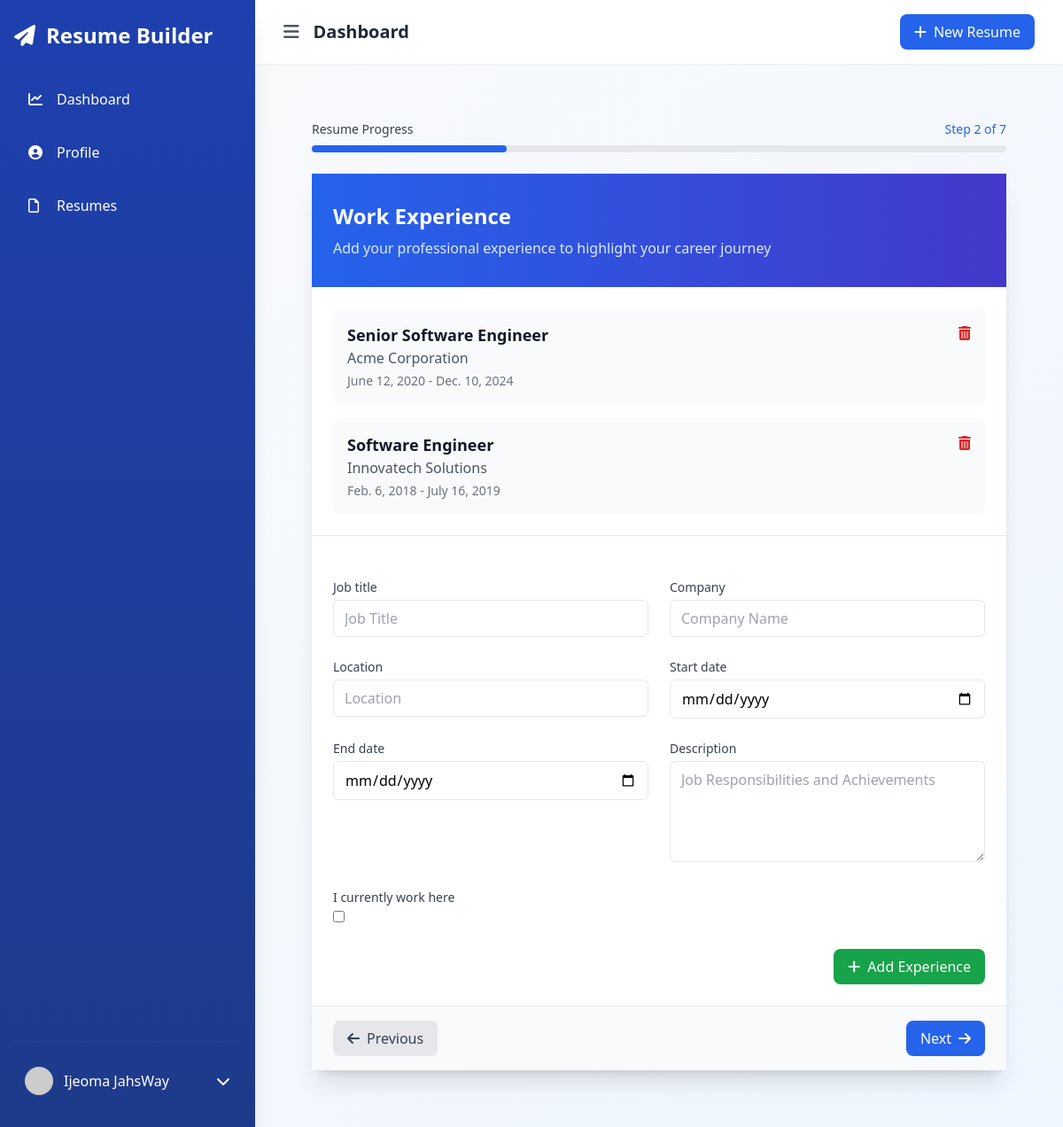
The app's page /resumes/novas-resume-962922d6/work-experience/ (signed in) with its own data.
### resumes/models.py (models this page shows)
class WorkExperience(models.Model):
    resume = models.ForeignKey(Resume, on_delete=models.CASCADE)
    job_title = models.CharField(max_length=100)
    company = models.CharField(max_length=100)
    location = models.CharField(max_length=100)
    start_date = models.DateField()
    end_date = models.DateField(null=True, blank=True)
    description = models.TextField()

### resumes/views.py (the view)
# urls.py: path('<slug:resume_slug>/work-experience/', views.work_experience, name='resume_work_experience'),
@login_required
def work_experience(request, resume_slug):
    resume = get_object_or_404(Resume, slug=resume_slug, user=request.user)
    work_experiences = resume.workexperience_set.all()
    if request.method == 'POST':
        form = WorkExperienceForm(request.POST)
        if form.is_valid():
            work_exp = form.save(commit=False)
            work_exp.resume = resume
            work_exp.save()
            messages.success(request, 'Work experience added successfully.')
            return redirect('resume_work_experience', resume_slug=resume.slug)
    else:
        form = WorkExperienceForm()
    return render(request, 'resumes/work_experience.html', {
        'form': form,
        'work_experiences': work_experiences,
        'resume': resume,
        'section': 'work_experience'
    })

### core/context_processors.py (called while the page is built)
def site_settings(request):
    try:
        settings = SiteSettings.objects.first()
        templates = ResumeTemplate.objects.filter(is_active=True).order_by('?')
        return {
            'site_settings': settings,
            'featured_templates': templates
        }
    except:
        return {
            'site_settings': None,
            'featured_templates': []
        }

### resumes/templates/resumes/work_experience.html (shortened to what this page needs)
{% extends "accounts/dashboard_base.html" %}
{% block content %}
<div class="max-w-4xl mx-auto px-4 sm:px-6 lg:px-8 py-8">
    <div class="mb-6">
        <div class="flex justify-between items-center mb-2">
            <span class="text-sm font-medium text-gray-700">Resume Progress</span>
            <span class="text-sm font-medium text-blue-600">Step 2 of 7</span>
        </div>
        <div class="h-2 bg-gray-200 rounded-full">
            <div class="h-2 bg-blue-600 rounded-full" style="width: 28%"></div>
        </div>
    </div>
    <div class="bg-white rounded-2xl shadow-xl">
        <div class="bg-gradient-to-r from-blue-600 to-indigo-700 px-6 py-8">
            <h2 class="text-2xl font-bold text-white">Work Experience</h2>
            <p class="mt-2 text-blue-100">Add your professional experience to highlight your career journey</p>
        </div>
        {% if work_experiences %}
            <div class="p-6 border-b border-gray-200">
                <div class="space-y-4">
                    {% for exp in work_experiences %}
                        <div class="bg-gray-50 rounded-lg p-4 hover:bg-gray-100 transition-colors">
                            <div class="flex justify-between items-start">
                                <div>
                                    <h4 class="text-lg font-semibold text-gray-900">{{ exp.job_title }}</h4>
                                    <p class="text-gray-600">{{ exp.company }}</p>
                                    <p class="text-sm text-gray-500 mt-1">
                                        {{ exp.start_date }} - {% if exp.end_date %}{{ exp.end_date }}{% else %}Present{% endif %}
                                    </p>
                                </div>
                                <form method="post" action="{% url 'delete_work_experience' resume.slug exp.id %}" class="ml-4">
                                    <button type="submit" class="text-red-600 hover:text-red-800 transition-colors">
                                        <i class="fas fa-trash-alt"></i>
                                    </button>
                                </form>
                            </div>
                        </div>
                    {% endfor %}
                </div>
            </div>
        {% endif %}
        <div class="p-6">
            <form method="post" class="space-y-6">
                <div class="grid grid-cols-1 md:grid-cols-2 gap-6">
                    {% for field in form %}
                        <div class="space-y-1">
                            <label for="{{ field.id_for_label }}" class="block text-sm font-medium text-gray-700">
                                {{ field.label }}
                            </label>
                            {{ field }}
                        </div>
                    {% endfor %}
                </div>
                <div class="flex justify-end space-x-4">
                    <button type="submit" class="inline-flex items-center px-4 py-2 bg-green-600 text-white rounded-lg hover:bg-green-700 transition-colors">
                        <i class="fas fa-plus mr-2"></i>Add Experience
                    </button>
                </div>
            </form>
        </div>
        <div class="px-6 py-4 bg-gray-50 border-t border-gray-200 flex justify-between">
            <a href="{% url 'resume_personal_info' resume.slug %}" class="inline-flex items-center px-4 py-2 bg-gray-200 text-gray-700 rounded-lg hover:bg-gray-300 transition-colors">
                <i class="fas fa-arrow-left mr-2"></i>Previous
            </a>
            <a href="{% url 'resume_education' resume.slug %}" class="inline-flex items-center px-4 py-2 bg-blue-600 text-white rounded-lg hover:bg-blue-700 transition-colors">
                Next<i class="fas fa-arrow-right ml-2"></i>
            </a>
        </div>
    </div>
</div>
{% endblock %}

### accounts/templates/accounts/dashboard_base.html (shortened to what this page needs)
<!DOCTYPE html>
<html lang="en">
<head>
    <script src="https://cdn.tailwindcss.com"></script>
    <link rel="stylesheet" href="https://cdnjs.cloudflare.com/ajax/libs/font-awesome/6.4.0/css/all.min.css">
</head>
<body class="bg-gradient-to-br from-gray-50 to-blue-50"
      x-data="{
          sidebarOpen: localStorage.getItem('sidebarOpen') === 'true' || window.innerWidth > 768,
          theme: localStorage.getItem('theme') || 'light'
      }"
      x-init="$watch('sidebarOpen', value => localStorage.setItem('sidebarOpen', value))">
    <div class="min-h-screen flex">
        <aside x-cloak
               :class="{'translate-x-0': sidebarOpen, '-translate-x-full hidden': !sidebarOpen}"
               class="fixed md:relative bg-gradient-to-b from-blue-800 to-blue-900 text-white w-72 min-h-screen z-30 sidebar-transition shadow-xl">
            <div class="h-full flex flex-col px-4 py-6">
                <div class="flex items-center justify-between mb-8">
                    <a href="{% url 'home' %}" class="text-2xl font-bold flex items-center group">
                        <i class="fas fa-paper-plane mr-3 transform group-hover:rotate-12 transition-transform"></i>
                        <span class="group-hover:text-blue-200 transition-colors">Resume Builder</span>
                    </a>
                </div>
                <nav class="flex-1">
                    <ul class="space-y-3">
                        <li x-data="{ isHovered: false }">
                            <a href="{% url 'dashboard' %}"
                               @mouseenter="isHovered = true"
                               @mouseleave="isHovered = false"
                               class="flex items-center py-3 px-4 rounded-lg transition-all duration-200 hover:bg-blue-700/50 relative overflow-hidden
                                    {% if request.path == '/dashboard/' %}bg-blue-700 border-l-4 border-white{% endif %}">
                                <i class="fas fa-chart-line w-5"></i>
                                <span class="ml-3">Dashboard</span>
                            </a>
                        </li>
                        <li x-data="{ isHovered: false }">
                            <a href="{% url 'update_profile' %}"
                               @mouseenter="isHovered = true"
                               @mouseleave="isHovered = false"
                               class="flex items-center py-3 px-4 rounded-lg transition-all duration-200 hover:bg-blue-700/50 relative overflow-hidden
                                    {% if request.path == '/profile/update/' %}bg-blue-700 border-l-4 border-white{% endif %}">
                                <i class="fas fa-user-circle w-5"></i>
                                <span class="ml-3">Profile</span>
                            </a>
                        </li>
                        <li x-data="{ isHovered: false }">
                            <a href="{% url 'resume_list' %}"
                               @mouseenter="isHovered = true"
                               @mouseleave="isHovered = false"
                               class="flex items-center py-3 px-4 rounded-lg transition-all duration-200 hover:bg-blue-700/50 relative overflow-hidden
                                    {% if request.path == '/resume_list/' %}bg-blue-700 border-l-4 border-white{% endif %}">
                                <i class="fa-regular fa-file w-5"></i>
                                <span class="ml-3">Resumes</span>
                            </a>
                        </li>
                    </ul>
                </nav>
                <div class="border-t border-blue-700/50 pt-4 space-y-2">
                    <div x-data="{ userMenuOpen: false }" class="relative">
                        <button @click="userMenuOpen = !userMenuOpen"
                                class="w-full flex items-center justify-between p-3 rounded-lg hover:bg-blue-700/50 transition-colors">
                            <div class="flex items-center">
                                <img src="{{ user.profile.profile_picture.url|default:'https://placehold.co/40x40' }}"
                                     alt="Profile"
                                     class="w-8 h-8 rounded-full object-cover">
                                <span class="ml-3">{{ user.get_full_name|default:user.username }}</span>
                            </div>
                            <i class="fas fa-chevron-down transition-transform"
                               :class="{ 'transform rotate-180': userMenuOpen }"></i>
                        </button>
                    </div>
                </div>
            </div>
        </aside>
        <div class="flex-1 flex flex-col min-h-screen w-full transition-all duration-300">
            <header class="glass-effect shadow-sm sticky top-0 z-10">
                <div class="flex justify-between items-center px-4 md:px-8 py-4">
                    <div class="flex items-center">
                        <button @click="sidebarOpen = !sidebarOpen"
                                class="text-gray-600 hover:text-gray-900 transition-colors">
                            <i class="fas fa-bars text-xl"></i>
                        </button>
                        <h1 class="ml-4 text-xl font-semibold text-gray-800">{% block header %}Dashboard{% endblock %}</h1>
                    </div>
                    <div class="flex items-center space-x-4">
                        <a href="{% url 'create_resume' %}"
                           class="bg-blue-600 text-white px-4 py-2 rounded-lg hover:bg-blue-700 transition-colors">
                            <i class="fas fa-plus mr-2"></i>New Resume
                        </a>
                    </div>
                </div>
            </header>
            <main class="flex-1 p-4 md:p-8">
                {% block content %}{% endblock %}
            </main>
        </div>
    </div>
</body>
</html>

### accounts/templates/accounts/dashboard_base.html (style rules this page uses)
.sidebar-transition { transition: all 0.3s cubic-bezier(0.4, 0, 0.2, 1); }
.glass-effect { background: rgba(255, 255, 255, 0.9); backdrop-filter: blur(10px); -webkit-backdrop-filter: blur(10px); }

### records on screen
WorkExperience: job_title "Senior Software Engineer", company "Acme Corporation", start_date "June 12, 2020", end_date "Dec. 10, 2024"
WorkExperience: job_title "Software Engineer", company "Innovatech Solutions", start_date "Feb. 6, 2018", end_date "July 16, 2019"

### other values on screen
{{ user.get_full_name|default:user.username }} "Ijeoma JahsWay"
{{ field.label }} "Job title" "Company" "Location" "Start date" "End date" "Description" "I currently work here"
